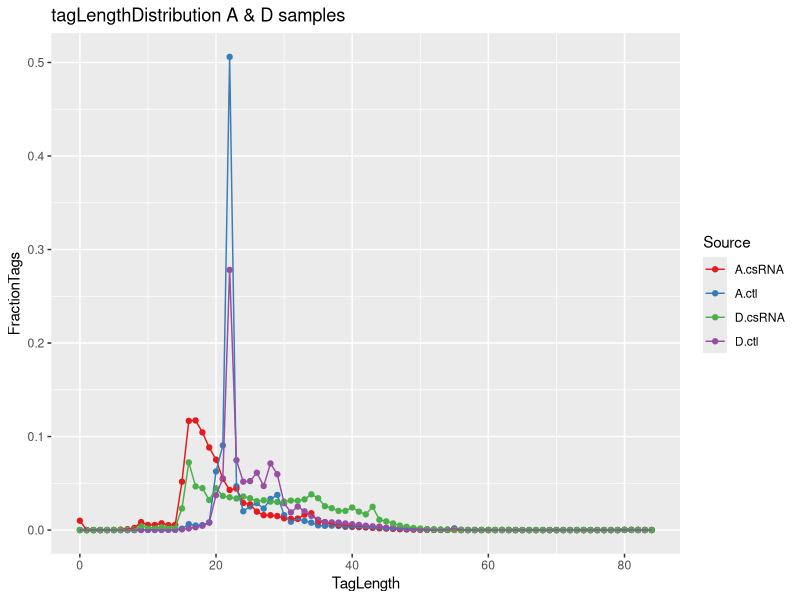
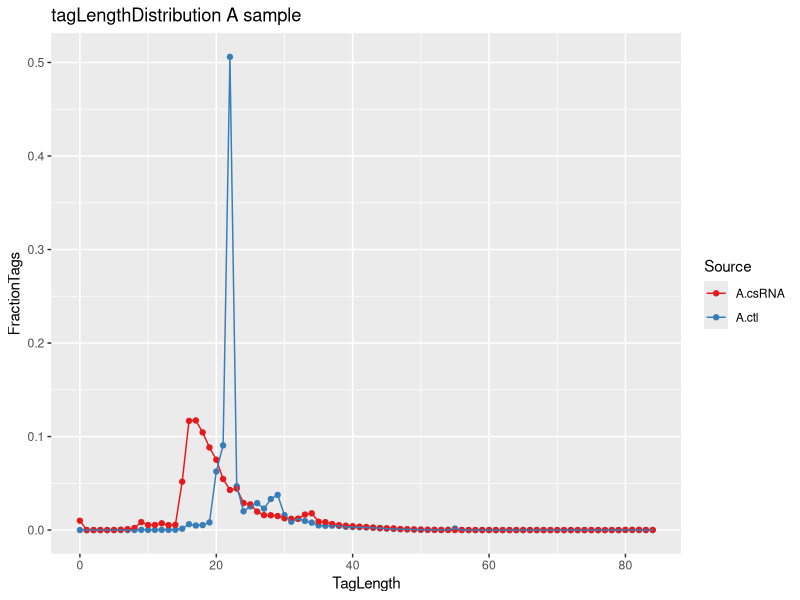
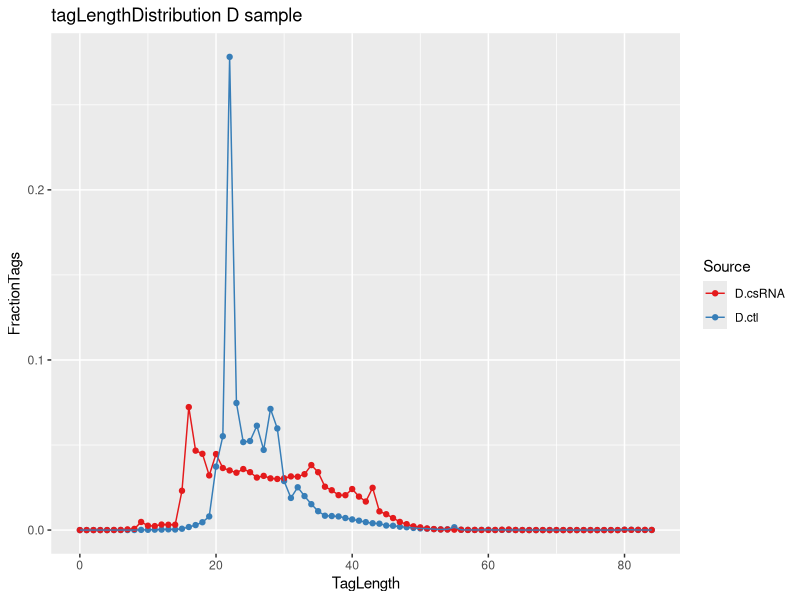
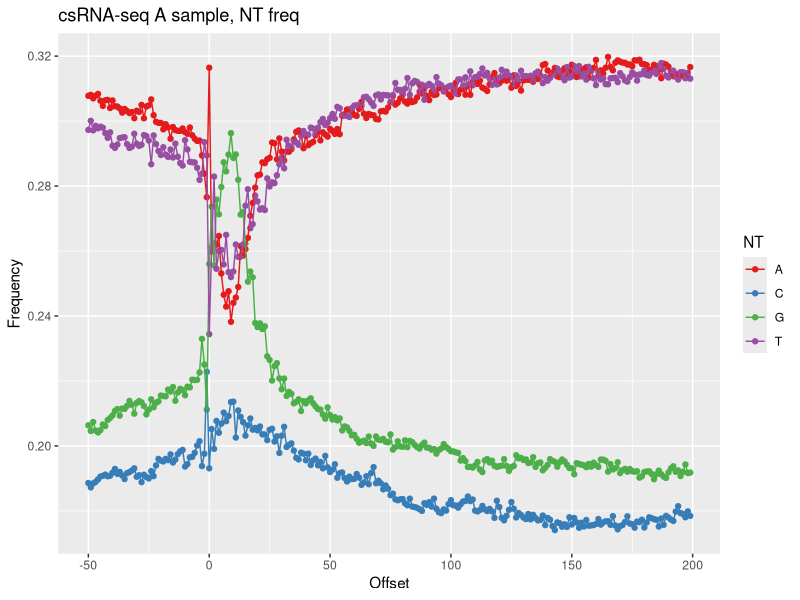
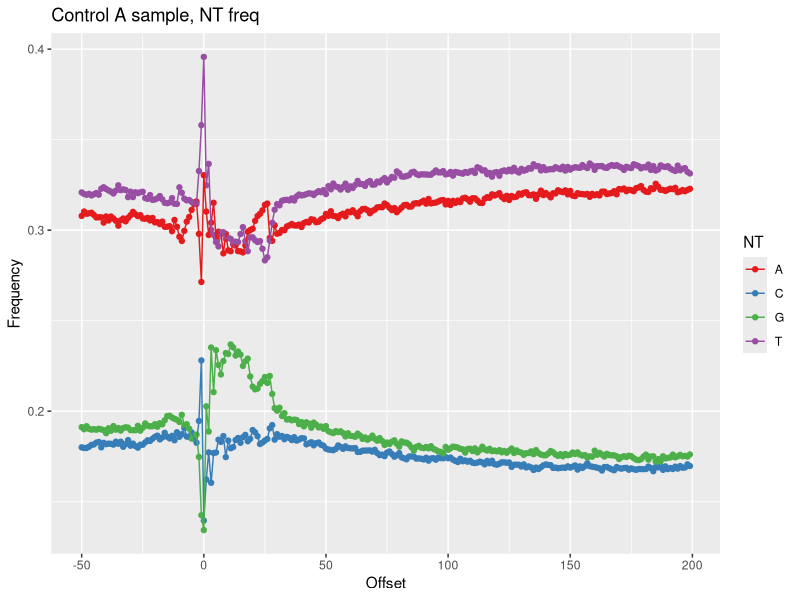
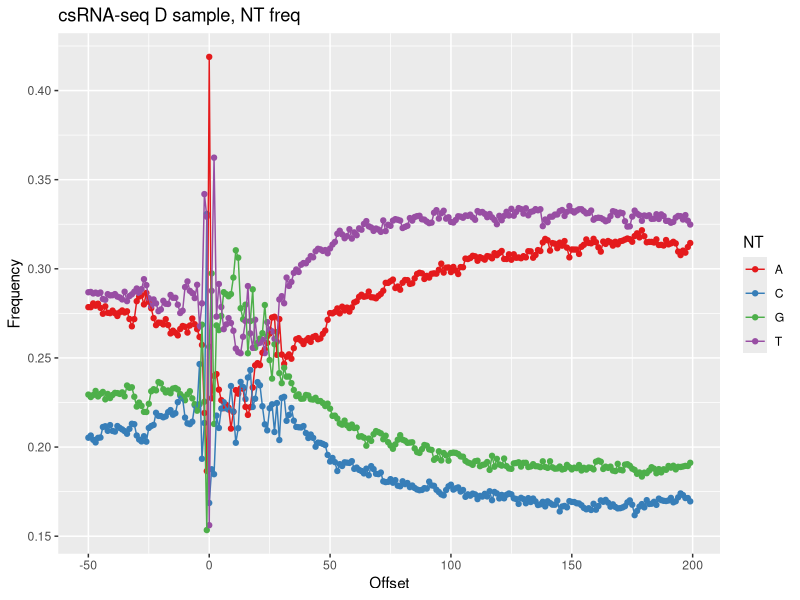
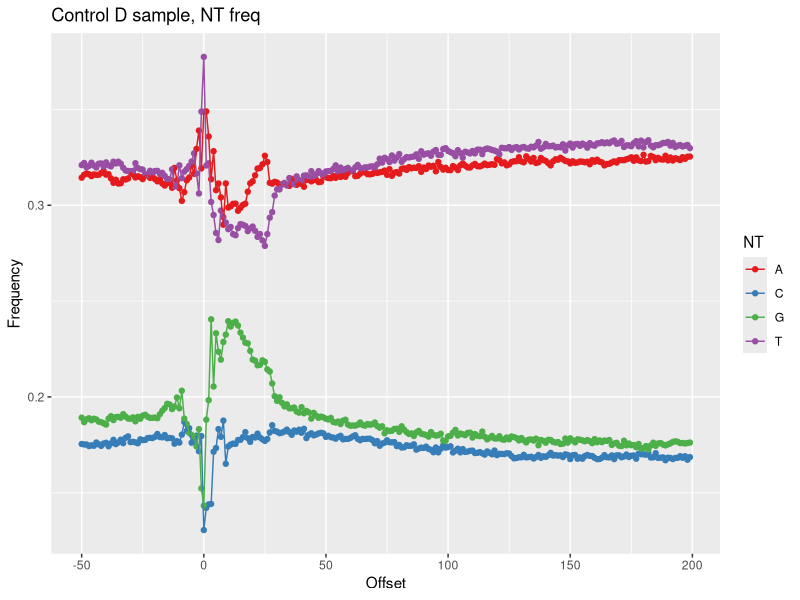

These charts were generated, in order, by the following R code:
library(ggplot2)
library(dplyr)
library(tidyverse)

cbPalette <- c("#000000", "#E69F00", "#56B4E9", "#009E73", "#F0E442", "#0072B2", "#D55E00", "#CC79A7")

A.csRNA <- read_tsv("results/STAR/A1.csRNA-tagDir/tagLengthDistribution.txt",col_names=c("TagLength","FractionTags"),skip=1)
A.ctl <- read_tsv("results/STAR/A1.input-tagDir/tagLengthDistribution.txt",col_names=c("TagLength","FractionTags"),skip=1)

D.csRNA <- read_tsv("results/STAR/D8.csRNA-tagDir/tagLengthDistribution.txt",col_names=c("TagLength","FractionTags"),skip=1)
D.ctl <- read_tsv("results/STAR/D8.input-tagDir/tagLengthDistribution.txt",col_names=c("TagLength","FractionTags"),skip=1)

pdf("csRNAseq_qc.pdf")
A = bind_rows(list(A.ctl %>% add_column("Source"="A.ctl") ,
          A.csRNA %>% add_column("Source"="A.csRNA") ))

D = bind_rows(list(D.ctl %>% add_column("Source"="D.ctl") ,
                   D.csRNA %>% add_column("Source"="D.csRNA") ))

ALL = bind_rows(list(A,D))

ggplot(ALL, aes(TagLength, FractionTags, color = Source)) +
  geom_point() +
  geom_line() + ggtitle("tagLengthDistribution A & D samples") +   scale_colour_brewer(palette="Set1")

ggplot(A, aes(TagLength, FractionTags, color = Source)) +
  geom_point() +
  geom_line() + ggtitle("tagLengthDistribution A sample") +    scale_colour_brewer(palette="Set1")

ggplot(D, aes(TagLength, FractionTags, color = Source)) +
  geom_point() +
  geom_line() + ggtitle("tagLengthDistribution D sample") +    scale_colour_brewer(palette="Set1")


A.csRNA <- read_tsv("results/STAR/A1.csRNA-tagDir/tagFreqUniq.txt",col_names=TRUE) %>% select("Offset","A","C","G","T") %>% gather("A","C","G","T",key="NT",value="Frequency")
A.ctl <- read_tsv("results/STAR/A1.input-tagDir/tagFreqUniq.txt",col_names=TRUE) %>% select("Offset","A","C","G","T") %>% gather("A","C","G","T",key="NT",value="Frequency")

D.csRNA <- read_tsv("results/STAR/D8.csRNA-tagDir/tagFreqUniq.txt",col_names=TRUE) %>% select("Offset","A","C","G","T") %>% gather("A","C","G","T",key="NT",value="Frequency")
D.ctl <- read_tsv("results/STAR/D8.input-tagDir/tagFreqUniq.txt",col_names=TRUE) %>% select("Offset","A","C","G","T") %>% gather("A","C","G","T",key="NT",value="Frequency")

ggplot(A.csRNA, aes(Offset, Frequency, color = NT)) +
  geom_point() +
  geom_line() + ggtitle("csRNA-seq A sample, NT freq") +    scale_colour_brewer(palette="Set1")

ggplot(A.ctl, aes(Offset, Frequency, color = NT)) +
  geom_point() +
  geom_line() + ggtitle("Control A sample, NT freq") +    scale_colour_brewer(palette="Set1")

ggplot(D.csRNA, aes(Offset, Frequency, color = NT)) +
  geom_point() +
  geom_line() + ggtitle("csRNA-seq D sample, NT freq") +    scale_colour_brewer(palette="Set1")

ggplot(D.ctl, aes(Offset, Frequency, color = NT)) +
  geom_point() +
  geom_line() + ggtitle("Control D sample, NT freq") +    scale_colour_brewer(palette="Set1")
